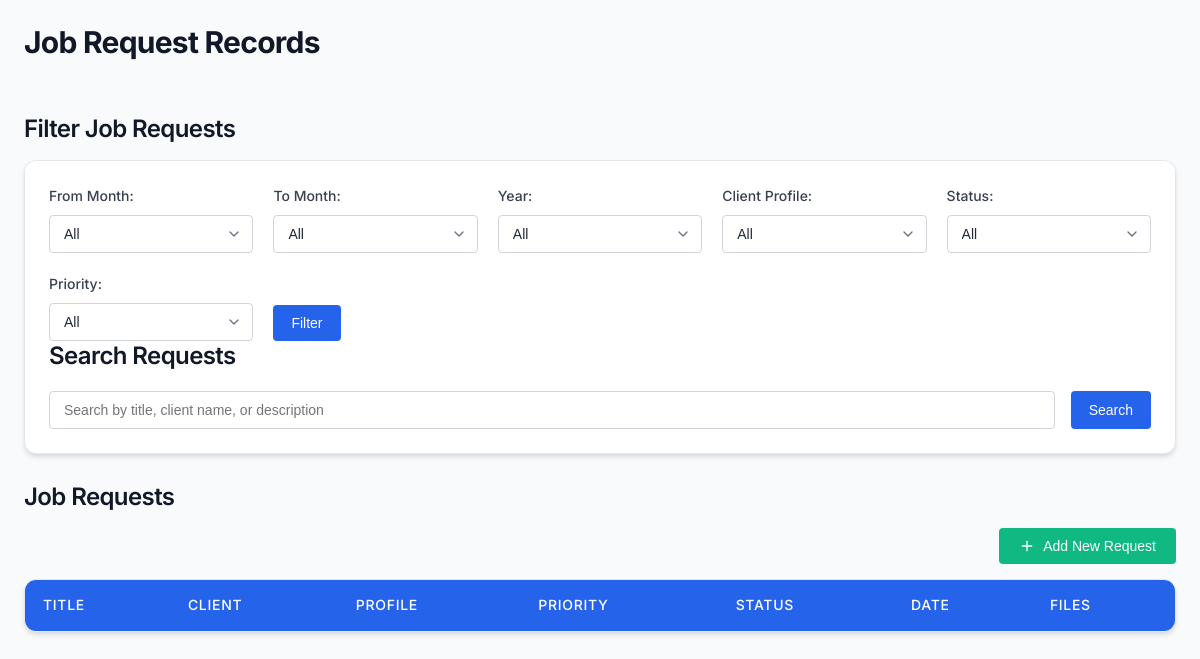
Before: /Job_Request/request.php with the older database file.
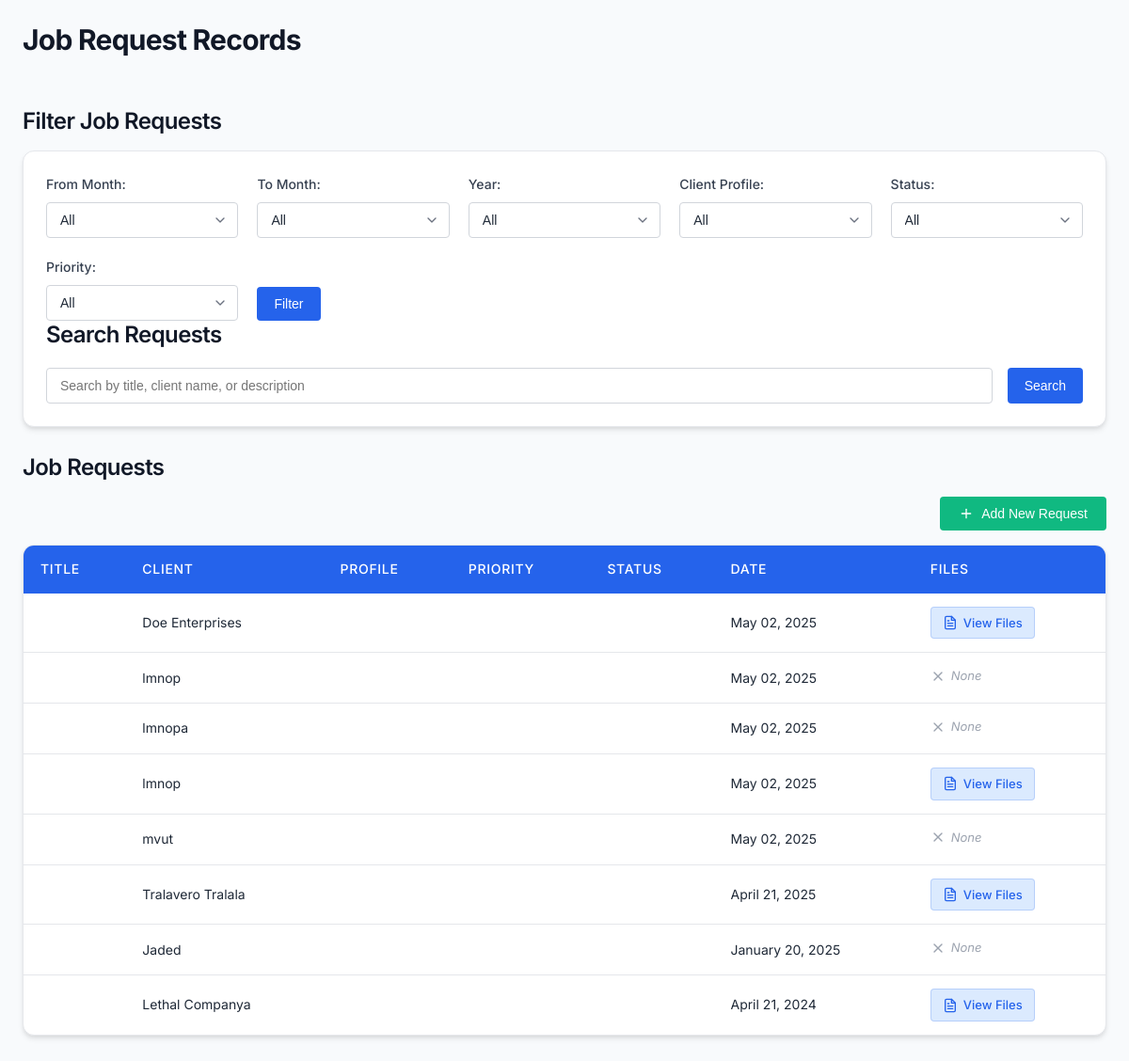
After: the same page with the newer database file.
### tables this page shows
CREATE TABLE `job_requests` (
  `id` int(11) NOT NULL,
  `personal_name` varchar(255) NOT NULL,
  `request_date` date NOT NULL,
  `client_name` varchar(100) NOT NULL,
  `address` varchar(255) NOT NULL,
  `gender` varchar(50) NOT NULL,
  `gender_optional` varchar(255) DEFAULT NULL,
  `age` int(11) NOT NULL,
  `designation` varchar(50) NOT NULL,
  `designation_other` varchar(255) DEFAULT NULL,
  `company` varchar(255) NOT NULL,
  `service_requested` text NOT NULL,
  `contact_number` varchar(20) NOT NULL,
  `equipment` text DEFAULT NULL,
  `hand_tools_other` varchar(255) DEFAULT NULL,
  `equipment_other` varchar(255) DEFAULT NULL,
  `consultation_mode` varchar(50) DEFAULT NULL,
  `consultation_schedule` varchar(255) DEFAULT NULL,
  `equipment_schedule` datetime DEFAULT NULL,
  `work_description` text NOT NULL,
  `personnel_name` varchar(255) DEFAULT NULL,
  `personnel_date` date DEFAULT NULL,
  `reference_file` varchar(255) DEFAULT NULL,
  `created_at` timestamp NOT NULL DEFAULT current_timestamp(),
  `updated_at` timestamp NOT NULL DEFAULT current_timestamp() ON UPDATE current_timestamp()
);

### Job_Request/request.php (the view, shortened to what this page needs)
<?php
$conn = new mysqli('localhost', 'root', '', 'fablab_db');
$sql = "SELECT * FROM job_requests ORDER BY request_date DESC";
$result = $conn->query($sql);
$jobRequests = [];
if ($result->num_rows > 0) {
    while ($row = $result->fetch_assoc()) {
        $jobRequests[] = $row;
    }
}
?>
<!DOCTYPE html>
<html lang="en">
<head>
</head>
<body>
    <div class="container">
        <h1>Job Request Records</h1>
        <h2>Filter Job Requests</h2>
        <div class="filter-section">
            <form method="GET" class="filter-grid">
                <div>
                    <label>From Month:</label>
                    <select name="from_month">
                        <option value="">All</option>
                    </select>
                </div>
                <div>
                    <label>To Month:</label>
                    <select name="to_month">
                        <option value="">All</option>
                    </select>
                </div>
                <div>
                    <label>Year:</label>
                    <select name="year">
                        <option value="">All</option>
                    </select>
                </div>
                <div>
                    <label>Client Profile:</label>
                    <select name="client_profile">
                        <option value="">All</option>
                    </select>
                </div>
                <div>
                    <label>Status:</label>
                    <select name="status">
                        <option value="">All</option>
                    </select>
                </div>
                <div>
                    <label>Priority:</label>
                    <select name="priority">
                        <option value="">All</option>
                    </select>
                </div>
                <div>
                    <button type="submit">Filter</button>
                </div>
            </form>
            <h2>Search Requests</h2>
            <form method="GET" class="search-form">
                <input type="text" name="search_term" placeholder="Search by title, client name, or description" style="flex-grow: 1;">
                <button type="submit">Search</button>
            </form>
        </div>
        <h2>Job Requests</h2>
        <button id="openFormBtn" style="margin-bottom: 15px; float: right;">Add New Request</button>
        <table>
            <thead>
                <tr>
                    <th>Title</th>
                    <th>Client</th>
                    <th>Profile</th>
                    <th>Priority</th>
                    <th>Status</th>
                    <th>Date</th>
                    <th>Files</th>
                </tr>
            </thead>
            <tbody>
            <?php
                foreach ($jobRequests as $request) {
                    $requestDate = date("F d, Y", strtotime($request['request_date']));
                    $priorityClass = strtolower($request['priority']);
                    $statusClass = strtolower(str_replace(' ', '-', $request['status']));
                    echo "<tr data-id='{$request['id']}'>";
                    echo "<td>{$request['request_title']}</td>";
                    echo "<td>{$request['client_name']}</td>";
                    echo "<td>{$request['client_profile']}</td>";
                    echo "<td><span class='priority-badge priority-{$priorityClass}'>{$request['priority']}</span></td>";
                    echo "<td><span class='status-badge status-{$statusClass}'>{$request['status']}</span></td>";
                    echo "<td>{$requestDate}</td>";
                    echo "<td>";
                    if (!empty($request['reference_file'])) {
                        echo "<a href='requests/{$request['reference_file']}' class='file-link' target='_blank'>View Files</a>";
                    } else {
                        echo "<span class='no-file'>None</span>";
                    }
                    echo "</td>";
                    echo "</tr>";
                }
?>
            </tbody>
        </table>
    </div>
</body>
</html>

Changed rows visible on the page:
added job_requests: client_name "Doe Enterprises", request_date "May 02, 2025"
added job_requests: client_name "lmnop", request_date "May 02, 2025", reference_file "None"
added job_requests: client_name "lmnopa", request_date "May 02, 2025", reference_file "None"
added job_requests: client_name "lmnop", request_date "May 02, 2025"
added job_requests: client_name "mvut", request_date "May 02, 2025", reference_file "None"
added job_requests: client_name "Tralavero Tralala", request_date "April 21, 2025"
added job_requests: client_name "Jaded", request_date "January 20, 2025", shows "None"
added job_requests: client_name "Lethal Companya", request_date "April 21, 2024"
